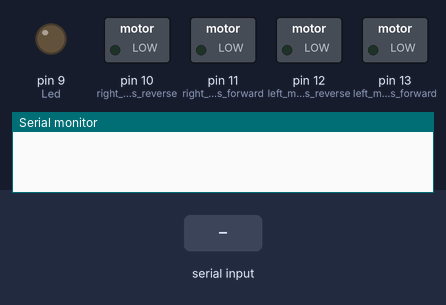
Recording of a sketch running on a simulated Arduino Uno, built with avr-gcc and run on an emulated ATmega328P. Shown: switched loads named in the sketch (green lamp = pin HIGH), output pins drawn as LEDs (lit = HIGH), the last lines printed to the serial monitor. Inputs (shaded band) come from the test bench.

Above: at 1.2 s.
1.3 s: "1" received over Serial
At 1.8 s:
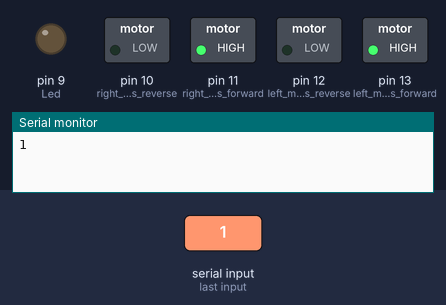
2.9 s: "2" received over Serial
At 4.2 s:
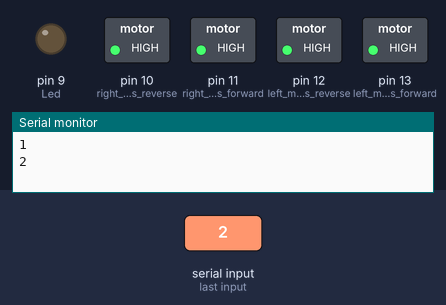
4.5 s: "S" received over Serial
At 5.4 s:
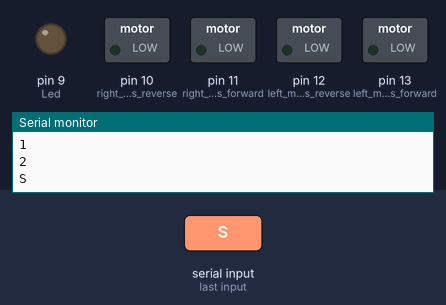
6.0 s: "3" received over Serial
At 6.6 s:
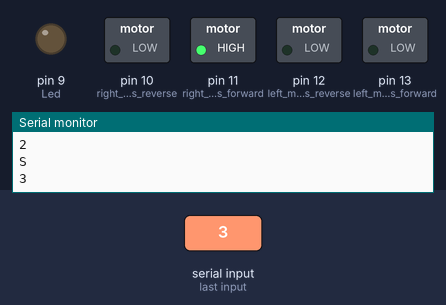
7.5 s: "2" received over Serial
At 8.7 s:
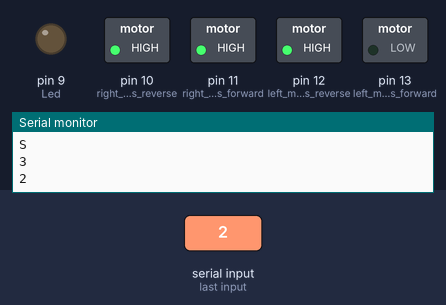
9.0 s: "4" received over Serial
At 10.1 s:
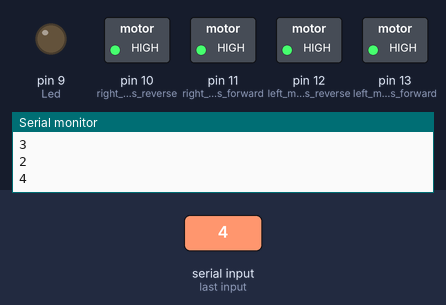
Timing chart, 0 to 11.5 s (numbered marks = the images above; inputs shaded):
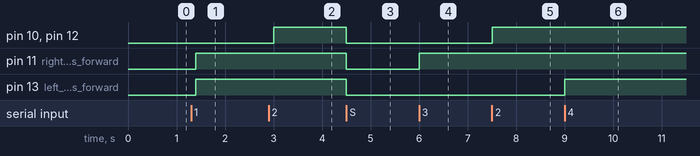

The sketch:

car.ino
```cpp
char t;

void setup() {
  pinMode(13, OUTPUT);  //left motors forward
  pinMode(12, OUTPUT);  //left motors reverse
  pinMode(11, OUTPUT);  //right motors forward
  pinMode(10, OUTPUT);  //right motors reverse
  pinMode(9, OUTPUT);  //Led
  Serial.begin(9600);

}

void loop() {
  if (Serial.available()) {
    t = Serial.read();
    Serial.println(t);
  }

  if (t == '1') {          //move forward(all motors rotate in forward direction)
    digitalWrite(13, HIGH);
    digitalWrite(11, HIGH);
  }

  else if (t == '2') {    //move reverse (all motors rotate in reverse direction)
    digitalWrite(12, HIGH);
    digitalWrite(10, HIGH);
  }

  else if (t == '3') {    //turn right (left side motors rotate in forward direction, right side motors doesn't rotate)
    digitalWrite(11, HIGH);
  }

  else if (t == '4') {    //turn left (right side motors rotate in forward direction, left side motors doesn't rotate)
    digitalWrite(13, HIGH);
  }

  //else if(t == 'W'){    //turn led on or off)
  //  digitalWrite(9,HIGH);
  //}
  //else if(t == 'w'){
  // digitalWrite(9,LOW);
  //}

  else if (t == 'S') {    //STOP (all motors stop)
    digitalWrite(13, LOW);
    digitalWrite(12, LOW);
    digitalWrite(11, LOW);
    digitalWrite(10, LOW);
  }
  delay(100);
}
```

Measured:
- after the input at 1.3 s, pin 11 (right_motors_forward), pin 13 (left_motors_forward): LOW → HIGH after 0.10 s
- after the input at 2.9 s, pin 10 (right_motors_reverse), pin 12 (left_motors_reverse): LOW → HIGH after 0.10 s
- after the input at 4.5 s, pin 10 (right_motors_reverse), pin 11 (right_motors_forward), pin 12 (left_motors_reverse), pin 13 (left_motors_forward): HIGH → LOW at once
- after the input at 6.0 s, pin 11 (right_motors_forward): LOW → HIGH at once
- after the input at 7.5 s, pin 10 (right_motors_reverse), pin 12 (left_motors_reverse): LOW → HIGH at once
- after the input at 9.0 s, pin 13 (left_motors_forward): LOW → HIGH at once
